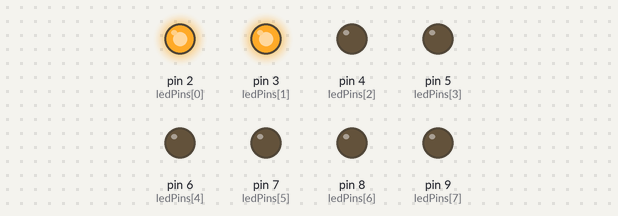
The sketch below on a simulated Arduino Uno, built with avr-gcc and run on an emulated ATmega328P. Parts: output pins drawn as LEDs (lit = HIGH).

Above: at 0.15 s.
At 0.65 s:
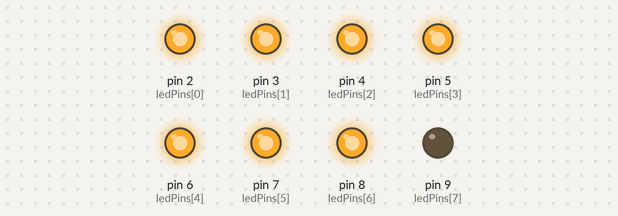
At 1.25 s:
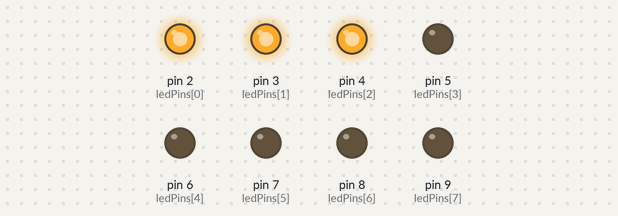
At 3.0 s:
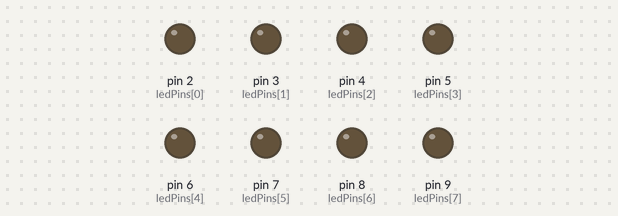
At 5.4 s:
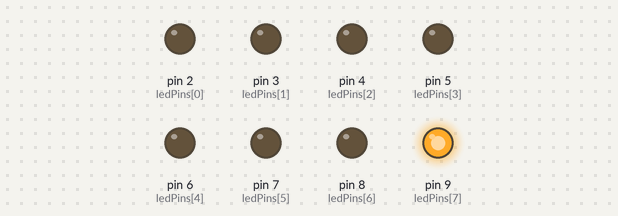
At 6.2 s:
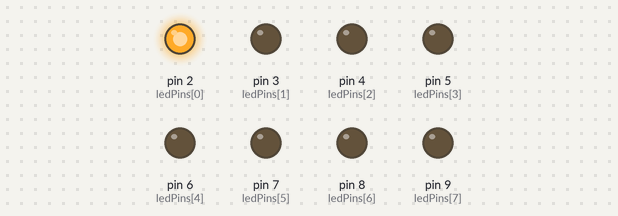
Timing chart, 0 to 8.1 s (numbered marks = the images above):
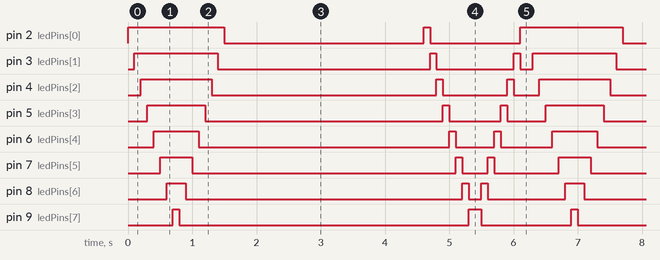

The sketch:

Playing_with_LEDs.ino
```cpp
int ledPins[] = {2,3,4,5,6,7,8,9};

void setup()
{
  pinMode(ledPins[0],OUTPUT);
  pinMode(ledPins[1],OUTPUT);
  pinMode(ledPins[2],OUTPUT);
  pinMode(ledPins[3],OUTPUT);
  pinMode(ledPins[4],OUTPUT);
  pinMode(ledPins[5],OUTPUT);
  pinMode(ledPins[6],OUTPUT);
  pinMode(ledPins[7],OUTPUT);
}

void loop()
{
  oneAfterAnother();
  delay(3000);
  pingPong();
}


void oneAfterAnother(){
  int index;
  int delayTime = 100;

  // Turn all the LEDs on:
  for(index = 0; index <= 7; index = ++index)
  {
    digitalWrite(ledPins[index], HIGH);
    delay(delayTime);
  }

  // Turn all the LEDs off:
  for(index = 7; index >= 0; index = --index)
  {
    digitalWrite(ledPins[index], LOW);
    delay(delayTime);
  }
}

void pingPong(){
  int index;
  int delayTime = 100;

  for(index = 0; index <= 7; index = ++index){
    digitalWrite(ledPins[index], HIGH);
    delay(delayTime);
    digitalWrite(ledPins[index], LOW);
  }

  for(index = 7; index >= 0; index = --index)
  {
    digitalWrite(ledPins[index], HIGH);
    delay(delayTime);
    digitalWrite(ledPins[index], LOW);
  }
}
```

Measured:
- by itself, pin 2 (ledPins[0]): repeats every 6.2 s: LOW 3.1 s, HIGH 0.10 s, LOW 1.4 s, HIGH 1.6 s
- by itself, pin 3 (ledPins[1]): repeats every 6.2 s: LOW 3.3 s, HIGH 0.10 s, LOW 1.2 s, HIGH 0.10 s, LOW 0.20 s, HIGH 1.3 s
- by itself, pin 4 (ledPins[2]): repeats every 6.2 s: LOW 3.5 s, HIGH 0.10 s, LOW 1.0 s, HIGH 0.10 s, LOW 0.40 s, HIGH 1.1 s
- by itself, pin 5 (ledPins[3]): repeats every 6.2 s: LOW 3.7 s, HIGH 0.10 s, LOW 0.80 s, HIGH 0.10 s, LOW 0.60 s, HIGH 0.90 s
- by itself, pin 6 (ledPins[4]): repeats every 6.2 s: LOW 3.9 s, HIGH 0.10 s, LOW 0.60 s, HIGH 0.10 s, LOW 0.80 s, HIGH 0.70 s
- by itself, pin 7 (ledPins[5]): repeats every 6.2 s: LOW 4.1 s, HIGH 0.10 s, LOW 0.40 s, HIGH 0.10 s, LOW 1.0 s, HIGH 0.50 s
- by itself, pin 8 (ledPins[6]): repeats every 6.2 s: LOW 4.3 s, HIGH 0.10 s, LOW 0.20 s, HIGH 0.10 s, LOW 1.2 s, HIGH 0.30 s
- by itself, pin 9 (ledPins[7]): repeats every 6.2 s: LOW 4.5 s, HIGH 0.20 s, LOW 1.4 s, HIGH 0.10 s
